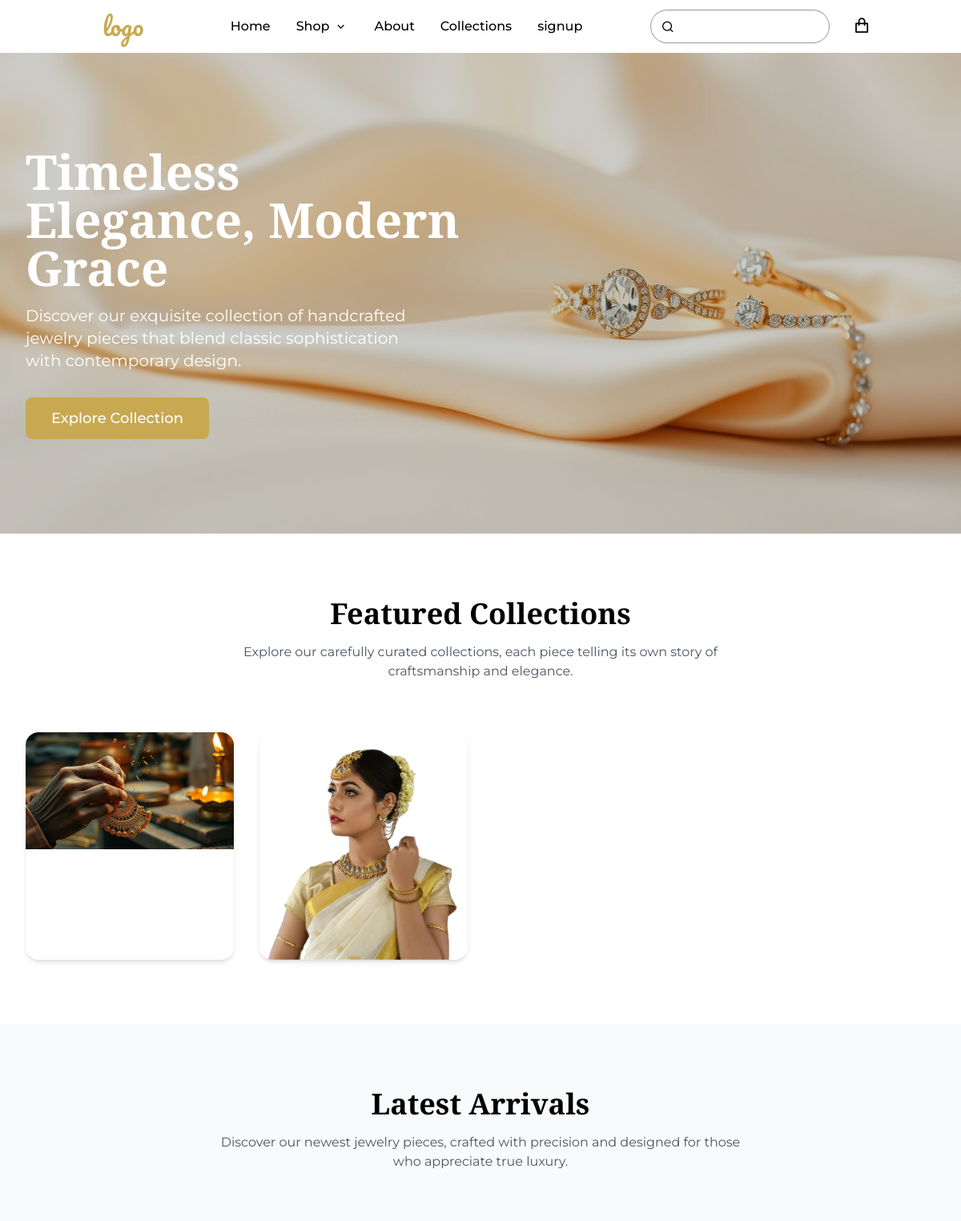
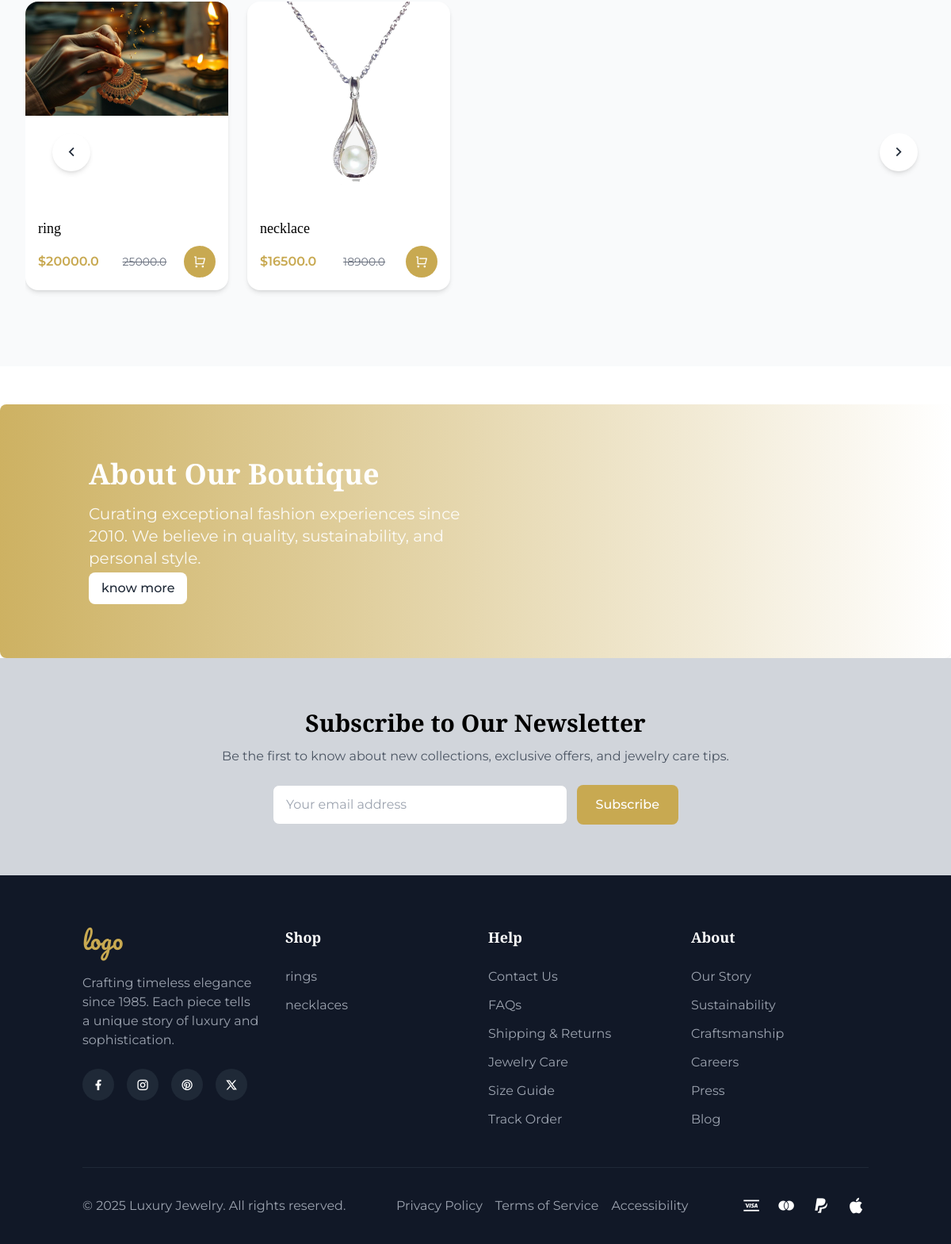
The page / on the database its author committed (2 pictures, top to bottom).
### products/models.py (models this page shows, shortened)
class Catogaries(models.Model):
    name=models.CharField(max_length=100,unique=True)
    description=models.TextField(null=True,blank=True)
    slug=models.SlugField(max_length=200,unique=True)
    created_at=models.DateTimeField(auto_now_add=True)
    updated_at=models.DateTimeField(auto_now=True)
    image=models.ImageField(upload_to=('media/catogary_images'),null=True,blank=True)
    banner=models.ImageField(upload_to=('media/catogary_images'),null=True,blank=True)
    class Meta:
        db_table_comment = "Catogaries"
        ordering = ["-created_at"]
    def __str__(self):
        return self.name

class products(models.Model):
    STOCK_CHOICES=[
        ('in_stock','in stock'),
        ('low_stock','low stock'),
        ('out_of_stock','out of stock')
    ]
    title=models.CharField(max_length=250)
    slug=models.SlugField(max_length=200,unique=True)
    short_description=models.TextField(max_length=300,blank=True,null=True)
    description=models.TextField()
    sku=models.CharField(max_length=65,unique=True,blank=True,null=True)
    price=models.FloatField(max_length=12)
    sale_price=models.FloatField(max_length=12,blank=True,null=True)
    catogaris=models.ManyToManyField(Catogaries,related_name="products")
    stock=models.PositiveIntegerField()
    stock_status=models.CharField(choices=STOCK_CHOICES,default="in_stock")
    low_stock = models.PositiveIntegerField(default=4)
    weight=models.DecimalField(decimal_places=2,max_digits=6)
    purity=models.DecimalField(decimal_places=3,max_digits=6,default=18)
    isfetuerd=models.BooleanField()
    isbestseller=models.BooleanField()
    isnew=models.BooleanField()
    ishallmarked=models.BooleanField()
    image1=models.ImageField(upload_to=('media/product_images'))
    image2=models.ImageField(upload_to=('media/product_images'),blank=True,null=True)
    image3=models.ImageField(upload_to=('media/product_images'),blank=True,null=True)
    image4=models.ImageField(upload_to=('media/product_images'),blank=True,null=True)
    image5=models.ImageField(upload_to=('media/product_images'),blank=True,null=True)
    created_at=models.DateTimeField(auto_now_add=True)
    updated_at=models.DateTimeField(auto_now=True)
    class Meta:
        db_table_comment = "products"
        ordering = ["-created_at"]
        verbose_name = "PRODUCT"
        verbose_name_plural = "products"
    @property
    def review_count(self):
        return self.review.count()

### users/views.py (the view)
# urls.py: path('',views.show_page,name='show_page'),
def show_page(request):
    feuterd_products = products.objects.filter(isfetuerd=True).order_by('-created_at')[:5]
    catagories=Catogaries.objects.all()
    print(catagories)
    context = {
        'feuterd_products': feuterd_products,
        'catagories':catagories
    }
    return render(request,'index.html',context)

### templates/index.html
{% load static %}
        {% block header %}
            {% include 'main/header.html' %}
        {% endblock header %}
<body class="bg-white">
    {% block navbar %}
            {% include 'main/nav_bar.html' %}
    {% endblock navbar %}
    {% block hero  %}
        {% include 'componentsmain/hero.html' %}
    {% endblock hero  %}
    {% block catagoris  %}
        {% include 'componentsmain/catagoris.html' %}
    {% endblock catagoris  %}
    {% block featured_products  %}
    {% include 'componentsmain/featured_products.html' %}
    {% endblock featured_products  %}
    {% block banner %}
        {% include 'aboutcomponents/banner.html' %}
    {% endblock banner %}
    <section class="bg-gray-300 py-16">
        <div class="container mx-auto px-4">
            <div class="max-w-3xl mx-auto text-center">
                <h2 class="text-3xl font-semibold mb-3">Subscribe to Our Newsletter</h2>
                <p class="text-gray-600 mb-6">Be the first to know about new collections, exclusive offers, and jewelry care tips.</p>
                <div class="flex flex-col sm:flex-row gap-3 max-w-lg mx-auto">
                    <input type="email" placeholder="Your email address" class="flex-1 px-4 py-3 rounded-button border border-gray-300 focus:outline-none focus:ring-2 focus:ring-primary">
                    <button class="bg-primary hover:bg-opacity-90 text-white px-6 py-3 rounded-button font-medium transition-all whitespace-nowrap">Subscribe</button>
                </div>
            </div>
        </div>
    </section>
{% block footer %}
            {% include 'main/footer.html' %}
        {% endblock footer %}
</body>
</html>

### templates/componentsmain/catagoris.html (shortened to what this page needs)
{% load static %}
<section class="py-20 px-8 bg-white">
<div class="max-w-7xl mx-auto">
<div class="text-center mb-16">
<h2 class="text-4xl font-semibold mb-4">Featured Collections</h2>
<p class="text-gray-600 max-w-2xl mx-auto">Explore our carefully curated collections, each piece telling its own story of craftsmanship and elegance.</p>
</div>
<div class="grid grid-cols-1 md:grid-cols-2 lg:grid-cols-4 gap-8">
        {% if catagories %}
        {% for catagories in catagories %}
    <div class="collection-card rounded-lg shadow-md overflow-hidden relative group">
    <img src="{{catagories.image.url}}">
    </div>
 {% endfor %}
 {% endif %}
    </div>
</div>
</section>

### templates/componentsmain/featured_products.html (shortened to what this page needs)
{% load static %}
<section class="py-20 px-8 bg-gray-50">
<div class="max-w-7xl mx-auto">
<div class="text-center mb-16">
<h2 class="text-4xl font-semibold mb-4">Latest Arrivals</h2>
<p class="text-gray-600 max-w-2xl mx-auto">Discover our newest jewelry pieces, crafted with precision and designed for those who appreciate true luxury.</p>
</div>
<div class="carousel-container relative">
<div class="carousel flex space-x-6 overflow-x-auto pb-4 scrollbar-hide">
        {% if feuterd_products %}
        {% for product in feuterd_products %}
        <div class="carousel-item w-64 flex-shrink-0 bg-white rounded-lg shadow-md overflow-hidden">
    <div class="h-64 overflow-hidden">
    <a href="{% url 'product_details' product.id %}"><img src="{{product.image1.url}}"></a>
    </div>
    <div class="p-4">
    <h3 class="text-lg font-medium mb-2">{{product.title}}</h3>
    <div class="flex justify-between items-center">
    <p class="text-primary font-semibold">${{product.sale_price}}</p>
    <span class="text-gray-500 line-through text-sm ml-2">{{product.price}}</span>
    <form method="post" action="{% url 'add_to_cart' %}" enctype="multipart/form-data">
                <button  type="submit"  class="w-10 h-10 flex items-center justify-center bg-primary text-white rounded-full hover:bg-opacity-90 transition-all">
                <i class="ri-shopping-cart-line"></i>
                </button>
    </form>
    </div>
    </div>
    </div>
       {% endfor %}
        {% endif %}
    <button class="carousel-control left w-12 h-12 flex items-center justify-center bg-white rounded-full shadow-md text-gray-800 hover:text-primary transition-all">
    <i class="ri-arrow-left-s-line ri-lg"></i>
    </button>
    <button class="carousel-control right w-12 h-12 flex items-center justify-center bg-white rounded-full shadow-md text-gray-800 hover:text-primary transition-all">
    <i class="ri-arrow-right-s-line ri-lg"></i>
    </button>
</div>
</div>
</section>

### templates/main/footer.html
{% load static %}
<footer class="bg-gray-900 text-white pt-16 pb-8">
    <div class="container mx-auto px-4">
        <div class="grid grid-cols-1 md:grid-cols-2 lg:grid-cols-4 gap-8 mb-12">
            <div>
                <a href="#" class="text-3xl font-['Pacifico'] text-primary mb-6 inline-block">logo</a>
                <p class="text-gray-400 mb-6">Crafting timeless elegance since 1985. Each piece tells a unique story of luxury and sophistication.</p>
                <div class="flex space-x-4">
                    <a href="#" class="w-10 h-10 flex items-center justify-center rounded-full bg-gray-800 hover:bg-primary transition-colors">
                        <i class="ri-facebook-fill"></i>
                    </a>
                    <a href="#" class="w-10 h-10 flex items-center justify-center rounded-full bg-gray-800 hover:bg-primary transition-colors">
                        <i class="ri-instagram-line"></i>
                    </a>
                    <a href="#" class="w-10 h-10 flex items-center justify-center rounded-full bg-gray-800 hover:bg-primary transition-colors">
                        <i class="ri-pinterest-line"></i>
                    </a>
                    <a href="#" class="w-10 h-10 flex items-center justify-center rounded-full bg-gray-800 hover:bg-primary transition-colors">
                        <i class="ri-twitter-x-line"></i>
                    </a>
                </div>
            </div>
            <div>
                <h3 class="text-lg font-semibold mb-6">Shop</h3>
                <ul class="space-y-3">
                     {% for i in catagories %}
                    <li><a href="#" class="text-gray-400 hover:text-primary transition-colors">{{i.name}}</a></li>
                    {% endfor %}
                </ul>
            </div>
            <div>
                <h3 class="text-lg font-semibold mb-6">Help</h3>
                <ul class="space-y-3">
                    <li><a href="#" class="text-gray-400 hover:text-primary transition-colors">Contact Us</a></li>
                    <li><a href="#" class="text-gray-400 hover:text-primary transition-colors">FAQs</a></li>
                    <li><a href="#" class="text-gray-400 hover:text-primary transition-colors">Shipping & Returns</a></li>
                    <li><a href="#" class="text-gray-400 hover:text-primary transition-colors">Jewelry Care</a></li>
                    <li><a href="#" class="text-gray-400 hover:text-primary transition-colors">Size Guide</a></li>
                    <li><a href="#" class="text-gray-400 hover:text-primary transition-colors">Track Order</a></li>
                </ul>
            </div>
            <div>
                <h3 class="text-lg font-semibold mb-6">About</h3>
                <ul class="space-y-3">
                    <li><a href="#" class="text-gray-400 hover:text-primary transition-colors">Our Story</a></li>
                    <li><a href="#" class="text-gray-400 hover:text-primary transition-colors">Sustainability</a></li>
                    <li><a href="#" class="text-gray-400 hover:text-primary transition-colors">Craftsmanship</a></li>
                    <li><a href="#" class="text-gray-400 hover:text-primary transition-colors">Careers</a></li>
                    <li><a href="#" class="text-gray-400 hover:text-primary transition-colors">Press</a></li>
                    <li><a href="#" class="text-gray-400 hover:text-primary transition-colors">Blog</a></li>
                </ul>
            </div>
        </div>
        <div class="pt-8 border-t border-gray-800">
            <div class="flex flex-col md:flex-row md:justify-between items-center">
                <div class="mb-4 md:mb-0">
                    <p class="text-gray-400">&copy; 2025 Luxury Jewelry. All rights reserved.</p>
                </div>
                <div class="flex flex-wrap justify-center gap-4">
                    <a href="#" class="text-gray-400 hover:text-primary transition-colors">Privacy Policy</a>
                    <a href="#" class="text-gray-400 hover:text-primary transition-colors">Terms of Service</a>
                    <a href="#" class="text-gray-400 hover:text-primary transition-colors">Accessibility</a>
                </div>
                <div class="mt-4 md:mt-0 flex items-center space-x-3">
                    <span class="w-8 h-8 flex items-center justify-center">
                        <i class="ri-visa-fill ri-lg"></i>
                    </span>
                    <span class="w-8 h-8 flex items-center justify-center">
                        <i class="ri-mastercard-fill ri-lg"></i>
                    </span>
                    <span class="w-8 h-8 flex items-center justify-center">
                        <i class="ri-paypal-fill ri-lg"></i>
                    </span>
                    <span class="w-8 h-8 flex items-center justify-center">
                        <i class="ri-apple-fill ri-lg"></i>
                    </span>
                </div>
            </div>
        </div>
    </div>
</footer>

### rows shown on the page
Catogaries: image (picture), name "rings"
Catogaries: image (picture), name "necklaces"
products: image1 (picture), title "ring", sale_price "20000.0", price "25000.0"
products: image1 (picture), title "necklace", sale_price "16500.0", price "18900.0"
